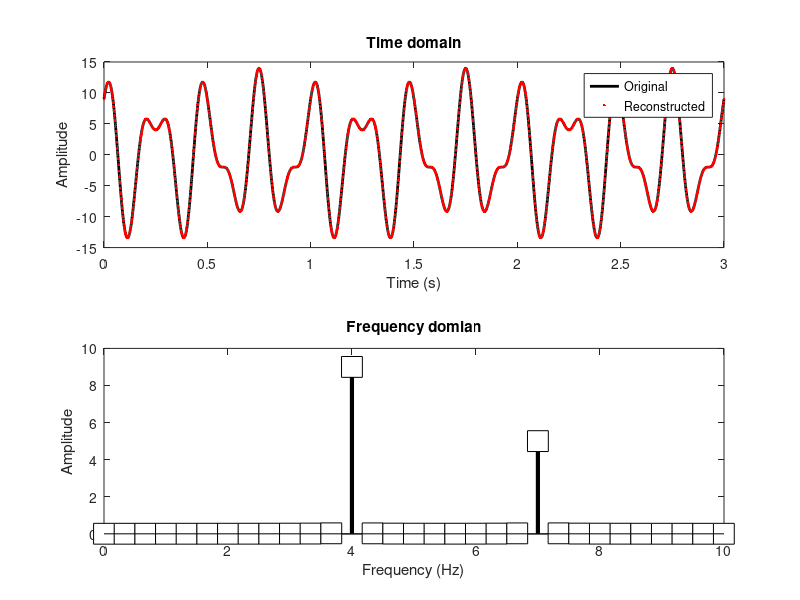

Source code (MATLAB):
%Lab 4 EE314L
%Kevin Jordan ID# 1301006
%Discrete Time Fourier Transform plot
%generation with provided and new code
clear
clc

%Activity 1
% The DTFT in loop-form
%create the signal
srate = 1000; %sampling rate
time = 0:1/srate:2; %time vector in seconds
pnts = length(time); % number of time points
signal = 1.5*sin(2*pi*5*time);
%prepare the FT
fourTime = (0:pnts-1)/pnts;
fCoefs = zeros(size(signal));

for fi=1:pnts
    %create complex sine wave
    csw = exp(-1i*2*pi*(fi-1)*fourTime);
    %compute dot product between sine wave and signal
    fCoefs(fi) = sum(signal.*csw)/pnts;
    %these are called the Fourier coefficients
end

%extract amplitudes
ampls = 2*abs(fCoefs);

%compute frequencies vector
hz = linspace(0,srate/2,floor(pnts/2)+1);

figure(1), clf
subplot(211)
plot(time, signal, 'b', 'linew', 2)
xlabel('Time (s)'), ylabel('Amplitude')
title('Time domain')

subplot(212)
stem(hz,ampls(1:length(hz)), 'bs-', 'linew', 3, 'markersize', 15, 'markerfacecolor', 'w')

%make plot look a bit nicer
set(gca, 'xlim', [0 10], 'ylim', [-.01 3])
xlabel('Frequency (Hz)'), ylabel('Amplitude')
title('Frequency domain')

%New signal and use of fft
%The DTFT in loop-form
%create the signal
srate = 1000; %hz
time = 0:1/srate:2; %time vector in seconds
pnts = length(time); %number of time points
signal = 2.5*sin(2*pi*4*time) + 1.5*sin(2*pi*6.5*time);

%prepare the FT
fourTime = (0:pnts-1)/pnts;
fCoefs = zeros(size(signal));

for fi=1:pnts
    %create complex sine wave
    csw = exp(-1i*2*pi*(fi-1)*fourTime);
    %compute dot product between sine wave and signal
    fCoefs(fi) = sum(signal.*csw)/pnts;
    %these are called the Fourier coefficients
end

%extract amplitudes
ampls = 2*abs(fCoefs);

%compute frequencies vector
hz = linspace(0,srate/2,floor(pnts/2)+1);

figure(1), clf
subplot(211)
plot(time, signal, 'b', 'linew', 2)
xlabel('Time (s)'), ylabel('Amplitude')
title('Time domain')

subplot(212)
stem(hz,ampls(1:length(hz)), 'bs-', 'linew', 3, 'markersize', 15, 'markerfacecolor', 'w')

%make plot look a bit nicer
set(gca, 'xlim', [0 10], 'ylim', [-.01 3])
xlabel('Frequency (Hz)'), ylabel('Amplitude')
title('Frequency domain')

%now plot MATLAB's fft output on top
fCoefsF = fft(signal)/pnts;
amplsF = 2*abs(fCoefsF);
hold on
stem(hz,amplsF(1:length(hz)), 'ro', 'markerfacecolor', 'r')

%Activity 2
%DTFT forward and built-in ifft function
%create the signal
srate = 1000; %hz
time = 0:1/srate:2; %time vector in seconds
pnts = length(time); %number of time points
signal = 2.5*sin(2*pi*4*time) + 1.5*sin(2*pi*6.5*time);

%preapre the FT
fourTime = (0:pnts-1)/pnts;
fCoefs = zeros(size(signal));

for fi=1:pnts
    %create complex sine wave
    csw = exp(-1i*2*pi*(fi-1)*fourTime);
    %compute dot product between sine wave and signal
    fCoefs(fi) = sum(signal.*csw)/pnts;
    %these are called the Fourier coefficients
end

%extract amplitudes
ampls = 2*abs(fCoefs);

%compute frequencies vector
hz = linspace(0,srate/2,floor(pnts/2)+1);

figure(1), clf
subplot(311)
plot(time,signal, 'k', 'linew', 2)
xlabel('Time (s)'), ylabel('Amplitude')
title('Time domain')

%plot amplitude
subplot(312)
stem(hz, ampls(1:length(hz)), 'ks-', 'linew',3, 'markersize', 15, 'markerfacecolor', 'w')

%make plot look a bit nicer
set(gca, 'xlim', [0 10], 'ylim', [-.01 3])
xlabel('Frequency (Hz)'), ylabel('Amplitude (a.u.)')
title('Amplitude spectrum')

%plot angles
subplot(313)
stem(hz,angle(fCoefs(1:length(hz))), 'ks-','linew', 3, 'markersize', 15, 'markerfacecolor', 'w')

%make plot look a bit nicer
set(gca, 'xlim', [0 10], 'ylim', [-1 1]*pi)
xlabel('Frequency (Hz)'), ylabel('Phase (rad.)')
title('Phase spectrum')

%finally, plot reconstructed time series on top of original time series
reconTS = real(ifft(fCoefs))*pnts;
subplot(311), hold on
plot(time(1:3:end), reconTS(1:3:end), 'r.')
legend({'Original';'Reconstructed'})

%inspect the two time series. They should be identical!
zoom on

%Exercise!
%1. Create the signal
srate = 1401; %1kHz [first try] 1401Hz > 2*7*10^2 [second try] 
time = 0:1/srate:3; %time vector up to 3 seconds
pnts = length(time); %# of time points
signal = 9*cos(2*pi*4*time)+5*sin(2*pi*7*time);

%compute frequencies vector
hz = linspace(0,srate/2,floor(pnts/2)+1);

%2. Use fft
fCoefs = fft(signal)/pnts;
ampls = 2*abs(fCoefs);

%Plot time
figure(1), clf
subplot(211)
plot(time, signal, 'k', 'linew', 2)
xlabel('Time (s)'), ylabel('Amplitude')
title('Time domain')

%plot amplitude
subplot(212)
stem(hz,ampls(1:length(hz)), 'ks-', 'linew', 3, 'markersize', 15, 'markerfacecolor', 'w')
%make plot look a bit nicer
set(gca, 'xlim', [0 10], 'ylim', [-.01 10])
xlabel('Frequency (Hz)'), ylabel('Amplitude')
title('Frequency domian')

%3. plot reconstructed time series on top of original signal
reconTS = real(ifft(fCoefs))*pnts;
subplot(211), hold on
plot(time(1:3:end),reconTS(1:3:end), 'r.')
legend({'Original';'Reconstructed'})

zoom on